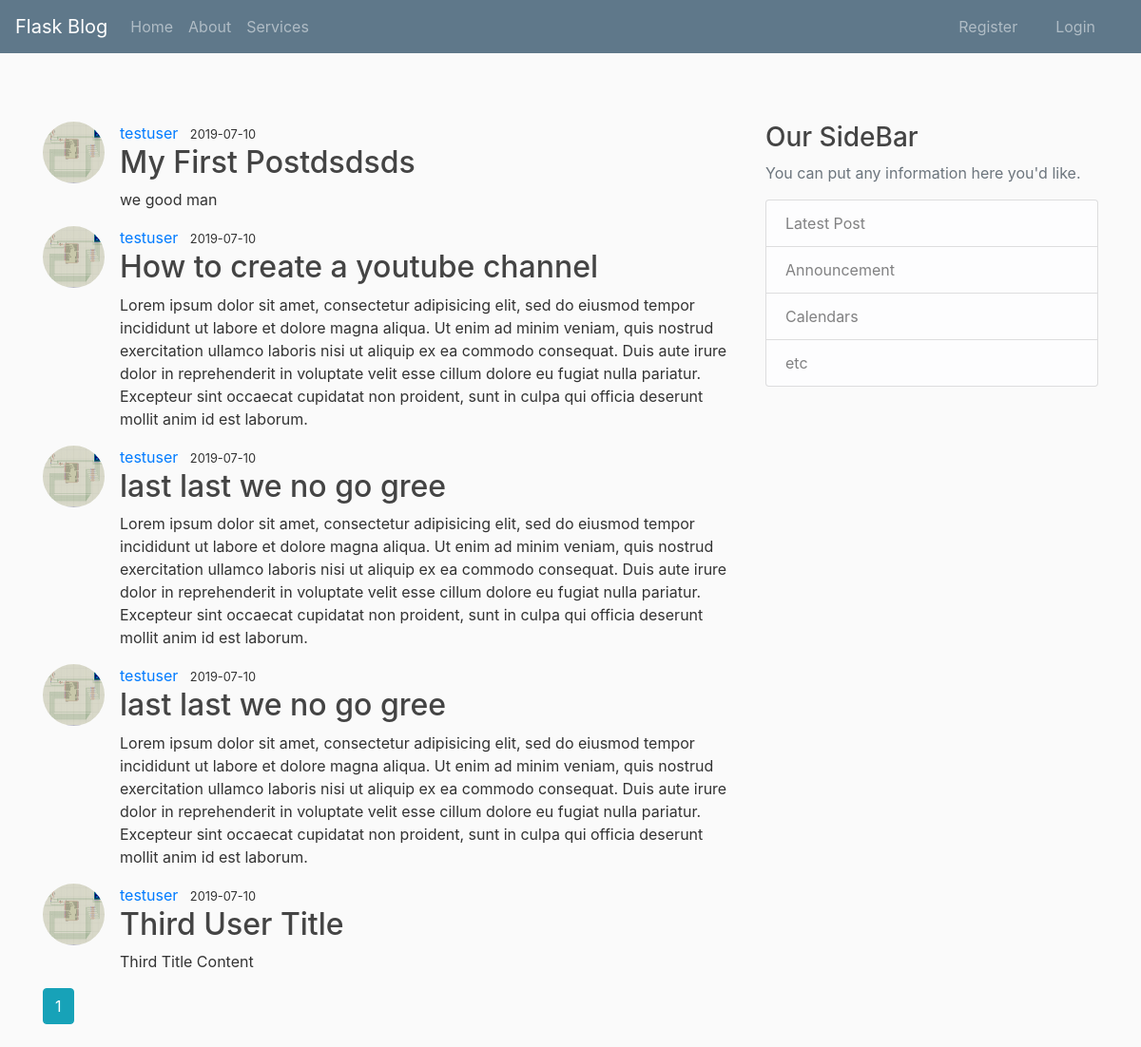
The page /home on the database its author committed.
### first_tutorial/models.py (models this page shows, shortened)
class Post(db.Model):
	id =db.Column(db.Integer,primary_key=True)
	title=db.Column(db.String(100),nullable=False)
	date_posted=db.Column(db.DateTime,nullable=False, default=datetime.utcnow)
	content = db.Column(db.Text, nullable=False)
	user_id= db.Column(db.Integer,db.ForeignKey('user.id'),nullable=False)

class User(db.Model,UserMixin):
	id =db.Column(db.Integer,primary_key=True)
	username=db.Column(db.String(20), unique=True,nullable=False)
	email=db.Column(db.String(120), unique=True,nullable=False)
	image_file = db.Column(db.String(20),nullable=False,default='default.jpg')
	password = db.Column(db.String(60),nullable= False)
	posts=db.relationship('Post', backref='author',lazy=True)

### first_tutorial/main/routes.py (the view)
@main.route("/")
@main.route("/home")
def home():
	page=request.args.get('page',1,type=int)
	posts=Post.query.order_by(Post.date_posted.desc()).paginate(page=page,per_page=5)
	return  render_template("home.html",posts=posts)

### first_tutorial/templates/home.html
{% extends "layout.html" %}
{% block content %}
	{% for post in posts.items %}
		<article class="media content-section">
			<img class="rounded-circle article-img" src="{{url_for('static', filename='profile_pics/'+post.author.image_file)}}">
			<div class="media-body">
				<div class="aricle-metadata">
					<a class="mr-2" href="{{url_for('users.user_posts',username=post.author.username)}}">
					{{post.author.username}}					</a>
					<small class="article-muted">
						 {{post.date_posted.strftime('%Y-%m-%d')}}
					</small>
				</div>
				<h2 > <a class="article-title" href="{{url_for('post.post',post_id=post.id)}}">{{ post.title}}</a></h2>
					<p class="aricle-content">{{post.content}}</p>
			</div>
		</article>
	{% endfor %}
			{% for page_num in posts.iter_pages(left_edge=1,right_edge=1,left_current=1,right_current=2) %}
			{% if page_num %}
			{% if posts.page == page_num %}
			<a  class="btn btn-info mb-4" href="{{url_for('main.home',page=page_num)}}">
				{{page_num}}
			</a>
			{% else %}
				<a  class="btn btn-outline-info mb-4" href="{{url_for('main.home',page=page_num)}}">
					{{page_num}}
			</a>
			{%endif%}
			{% else %}
			....
			{%endif%}
			{% endfor %}
	{%endblock content%}

### first_tutorial/templates/layout.html (shortened to what this page needs)
<html>
<head>
    <link rel="stylesheet" href="https://maxcdn.bootstrapcdn.com/bootstrap/4.0.0-beta/css/bootstrap.min.css">
    <link rel="stylesheet" type="text/css" href="{{url_for('static',filename='main.css') }}">
</head>
<body>
	<nav class="navbar navbar-expand-sm navbar-dark bg-steel fixed-top mb-4">
        <a class="navbar-brand" href="/home">Flask Blog</a>
            <div class="collapse navbar-collapse" id="navbarNav">
              <ul class="navbar-nav">
                  <li class="nav-item">
                      <a class="nav-link" href="{{url_for('main.home')}}">Home</a>
                  </li>
                  <li class="nav-item">
                      <a class="nav-link" href="{{url_for('main.about')}}t">About</a>
                  </li>
                  <li class="nav-item">
                      <a class="nav-link" href="#">Services</a>
                  </li>
              </ul>
            </div>
            <div class="navbar-nav">
            {% if current_user.is_authenticated %}
             <li class="nav-item">
                      <a class="nav-link mr-4" href="{{url_for('post.new_post')}}">NewPost</a>
                  </li>
             <li class="nav-item">
                      <a class="nav-link mr-4" href="{{url_for('users.account')}}">Account</a>
                  </li>
                   <li class="nav-item">
                    <a class="nav-link mr-4" href="{{url_for('users.logout')}}">Logout</a>
                  </li>
            {% else %}
            	<li class="nav-item">
                      <a class="nav-link mr-4" href="{{url_for('users.register')}}">Register</a>
                  </li>
                  <li class="nav-item">
                      <a class="nav-link mr-4" href="{{url_for('users.login')}}">Login</a>
                  </li>
                  {% endif %}
              </div>
    </nav>
    <main role="main" class="container pt-5">
    	<div class="row">
    		<div class="col-md-8">
   			{% block content%}{%endblock%}
    		</div>
    			<div class="col-md-4">
    				<div class="content-section">
    					<h3 >Our SideBar </h3>
    					<p class="text-muted">You can put any information here you'd like.
    						<ul class="list-group">
    							<li class="list-group-item list-group-item-light">Latest Post</li>
    							<li class="list-group-item list-group-item-light">Announcement</li>
    							<li class="list-group-item list-group-item-light">Calendars</li>
    							<li class="list-group-item list-group-item-light">etc</li>
    						</ul></p>
    				</div>
    			</div>
    		</div>
    </main>
</body>
</html>

### first_tutorial/static/main.css (style rules this page uses)
body { background: #fafafa; color: #333333; margin-top: 5rem; }
h1,h2,h3,h4,h5,h6 { color: #444444; }
.bg-steel { background-color: #5f788a; }
.article-title { color: #444444 }
.article-img { height:65px; width: 65px; margin-right: 16px }

### rows shown on the page
Post: image_file (picture), author.username "testuser", date_posted "2019-07-10", title "My First Postdsdsds", content "we good man"
Post: image_file (picture), author.username "testuser", date_posted "2019-07-10", title "How to create a youtube channel", content "Lorem ipsum dolor sit amet, consectetur adipisicing elit, sed do eiusmod tempor incididunt ut labore et dolore magna aliqua. Ut enim ad minim veniam, quis nostrud exercitation ullamco laboris nisi ut aliquip ex ea commodo consequat. Duis aute irure dolor in reprehenderit in voluptate velit esse cillum dolore eu fugiat nulla pariatur. Excepteur sint occaecat cupidatat non proident, sunt in culpa qui officia deserunt mollit anim id est laborum."
Post: image_file (picture), author.username "testuser", date_posted "2019-07-10", title "last last we no go gree", content "Lorem ipsum dolor sit amet, consectetur adipisicing elit, sed do eiusmod tempor incididunt ut labore et dolore magna aliqua. Ut enim ad minim veniam, quis nostrud exercitation ullamco laboris nisi ut aliquip ex ea commodo consequat. Duis aute irure dolor in reprehenderit in voluptate velit esse cillum dolore eu fugiat nulla pariatur. Excepteur sint occaecat cupidatat non proident, sunt in culpa qui officia deserunt mollit anim id est laborum."
Post: image_file (picture), author.username "testuser", date_posted "2019-07-10", title "last last we no go gree", content "Lorem ipsum dolor sit amet, consectetur adipisicing elit, sed do eiusmod tempor incididunt ut labore et dolore magna aliqua. Ut enim ad minim veniam, quis nostrud exercitation ullamco laboris nisi ut aliquip ex ea commodo consequat. Duis aute irure dolor in reprehenderit in voluptate velit esse cillum dolore eu fugiat nulla pariatur. Excepteur sint occaecat cupidatat non proident, sunt in culpa qui officia deserunt mollit anim id est laborum."
Post: image_file (picture), author.username "testuser", date_posted "2019-07-10", title "Third User Title", content "Third Title Content"

### other values the page prints
{{ page_num }} "1"
